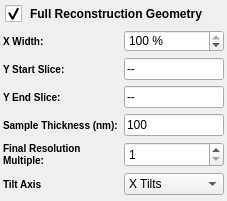
              <widget class="QDisclosableGroupBox" name="fullReconstructionGroupBox">
               <property name="styleSheet">
                <string notr="true">QGroupBox
{
/*background-color: qlineargradient(x1: 0, y1: 0, x2: 0, y2: 1, stop: 0 #FFFFFF, stop: 1 #DCDCDC); */
background-image: url(:/DisclosableGroupBoxHeader.png);
background-position: top ;
background-repeat: repeat-x;
padding: 30 0 0 0px;
font: 85% italic 12pt &quot;Arial&quot;;
font-weight: bold;
border: 0px solid gray;
margin: 0px;
}
 
QGroupBox::title
{    
subcontrol-origin: padding;    
subcontrol-position: top left;    
padding: 5 5px;    
background-color: rgba(255, 255, 255, 0);
}
QGroupBox::indicator {    
width: 17px;    
height: 17px;
}

QGroupBox::indicator:unchecked {
 image: url(:/bullet_triangle_grey.png);
}
QGroupBox::indicator:unchecked:pressed {
 image: url(:/bullet_triangle_grey.png);
}
QGroupBox::indicator:checked { 
image: url(:/bullet_triangle_grey_down.png);
}
QGroupBox::indicator:checked:pressed { 
image: url(:/bullet_triangle_grey_down.png);
}
</string>
               </property>
               <property name="title">
                <string>Full Reconstruction Geometry</string>
               </property>
               <property name="flat">
                <bool>true</bool>
               </property>
               <property name="checkable">
                <bool>true</bool>
               </property>
               <layout class="QGridLayout" name="gridLayout_6">
                <property name="leftMargin">
                 <number>3</number>
                </property>
                <property name="topMargin">
                 <number>0</number>
                </property>
                <property name="rightMargin">
                 <number>3</number>
                </property>
                <property name="bottomMargin">
                 <number>6</number>
                </property>
                <property name="verticalSpacing">
                 <number>6</number>
                </property>
                <item row="5" column="1">
                 <widget class="QComboBox" name="tiltSelection">
                  <item>
                   <property name="text">
                    <string>X Tilts</string>
                   </property>
                  </item>
                  <item>
                   <property name="text">
                    <string>Y Tilts</string>
                   </property>
                  </item>
                 </widget>
                </item>
                <item row="1" column="1">
                 <widget class="QLineEdit" name="yMin">
                  <property name="maximumSize">
                   <size>
                    <width>100</width>
                    <height>16777215</height>
                   </size>
                  </property>
                  <property name="text">
                   <string>--</string>
                  </property>
                  <property name="readOnly">
                   <bool>false</bool>
                  </property>
                 </widget>
                </item>
                <item row="2" column="1">
                 <widget class="QLineEdit" name="yMax">
                  <property name="maximumSize">
                   <size>
                    <width>100</width>
                    <height>16777215</height>
                   </size>
                  </property>
                  <property name="text">
                   <string>--</string>
                  </property>
                  <property name="readOnly">
                   <bool>false</bool>
                  </property>
                 </widget>
                </item>
                <item row="0" column="0">
                 <widget class="QLabel" name="label_41">
                  <property name="styleSheet">
                   <string notr="true">QLabel {
font-weight: bold;
font-size: 10px;
}</string>
                  </property>
                  <property name="text">
                   <string>X Width:</string>
                  </property>
                  <property name="alignment">
                   <set>Qt::AlignLeading|Qt::AlignLeft|Qt::AlignVCenter</set>
                  </property>
                  <property name="wordWrap">
                   <bool>false</bool>
                  </property>
                 </widget>
                </item>
                <item row="1" column="0">
                 <widget class="QLabel" name="label_43">
                  <property name="styleSheet">
                   <string notr="true">QLabel {
font-weight: bold;
font-size: 10px;
}</string>
                  </property>
                  <property name="text">
                   <string>Y Start Slice:</string>
                  </property>
                  <property name="alignment">
                   <set>Qt::AlignLeading|Qt::AlignLeft|Qt::AlignVCenter</set>
                  </property>
                  <property name="wordWrap">
                   <bool>false</bool>
                  </property>
                 </widget>
                </item>
                <item row="2" column="0">
                 <widget class="QLabel" name="label_44">
                  <property name="styleSheet">
                   <string notr="true">QLabel {
font-weight: bold;
font-size: 10px;
}</string>
                  </property>
                  <property name="text">
                   <string>Y End Slice:</string>
                  </property>
                  <property name="alignment">
                   <set>Qt::AlignLeading|Qt::AlignLeft|Qt::AlignVCenter</set>
                  </property>
                  <property name="wordWrap">
                   <bool>false</bool>
                  </property>
                 </widget>
                </item>
                <item row="3" column="0">
                 <widget class="QLabel" name="label_36">
                  <property name="toolTip">
                   <string>The thickness of the sample to be reconstructed in nano meters.</string>
                  </property>
                  <property name="styleSheet">
                   <string notr="true">QLabel {
font-weight: bold;
font-size: 10px;
}</string>
                  </property>
                  <property name="text">
                   <string>Sample Thickness (nm):</string>
                  </property>
                  <property name="alignment">
                   <set>Qt::AlignLeading|Qt::AlignLeft|Qt::AlignVCenter</set>
                  </property>
                  <property name="wordWrap">
                   <bool>false</bool>
                  </property>
                 </widget>
                </item>
                <item row="3" column="1">
                 <widget class="QLineEdit" name="sampleThickness">
                  <property name="sizePolicy">
                   <sizepolicy hsizetype="Preferred" vsizetype="Preferred">
                    <horstretch>0</horstretch>
                    <verstretch>0</verstretch>
                   </sizepolicy>
                  </property>
                  <property name="maximumSize">
                   <size>
                    <width>100</width>
                    <height>16777215</height>
                   </size>
                  </property>
                  <property name="text">
                   <string>100</string>
                  </property>
                 </widget>
                </item>
                <item row="0" column="1">
                 <widget class="QSpinBox" name="xWidthFullRecon">
                  <property name="suffix">
                   <string> %</string>
                  </property>
                  <property name="maximum">
                   <number>100</number>
                  </property>
                  <property name="singleStep">
                   <number>5</number>
                  </property>
                  <property name="value">
                   <number>100</number>
                  </property>
                 </widget>
                </item>
                <item row="5" column="0">
                 <widget class="QLabel" name="label_46">
                  <property name="styleSheet">
                   <string notr="true">QLabel {
font-weight: bold;
font-size: 10px;
}</string>
                  </property>
                  <property name="text">
                   <string>Tilt Axis</string>
                  </property>
                  <property name="alignment">
                   <set>Qt::AlignLeading|Qt::AlignLeft|Qt::AlignVCenter</set>
                  </property>
                  <property name="wordWrap">
                   <bool>false</bool>
                  </property>
                 </widget>
                </item>
                <item row="4" column="0">
                 <widget class="QLabel" name="label_34">
                  <property name="sizePolicy">
                   <sizepolicy hsizetype="Preferred" vsizetype="Preferred">
                    <horstretch>0</horstretch>
                    <verstretch>0</verstretch>
                   </sizepolicy>
                  </property>
                  <property name="styleSheet">
                   <string notr="true">QLabel {
font-weight: bold;
font-size: 10px;
}</string>
                  </property>
                  <property name="text">
                   <string>Final Resolution Multiple:</string>
                  </property>
                  <property name="wordWrap">
                   <bool>true</bool>
                  </property>
                 </widget>
                </item>
                <item row="4" column="1">
                 <widget class="QSpinBox" name="finalResolution">
                  <property name="sizePolicy">
                   <sizepolicy hsizetype="Minimum" vsizetype="Preferred">
                    <horstretch>0</horstretch>
                    <verstretch>0</verstretch>
                   </sizepolicy>
                  </property>
                  <property name="maximumSize">
                   <size>
                    <width>125</width>
                    <height>16777215</height>
                   </size>
                  </property>
                  <property name="minimum">
                   <number>1</number>
                  </property>
                  <property name="maximum">
                   <number>10</number>
                  </property>
                  <property name="singleStep">
                   <number>1</number>
                  </property>
                  <property name="value">
                   <number>1</number>
                  </property>
                 </widget>
                </item>
               </layout>
              </widget>
